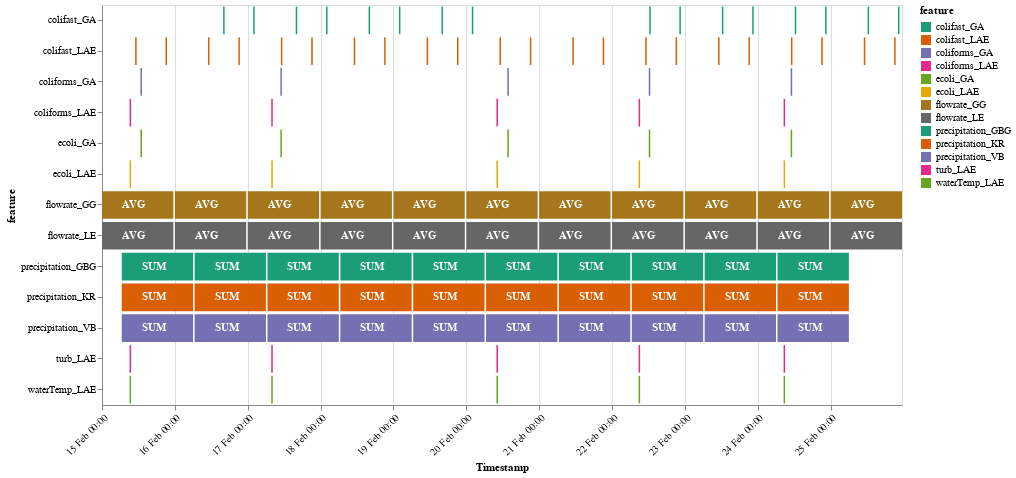

This figure's notebook cell:
### Code cell
alt.data_transformers.disable_max_rows()

alt.layer(bars, text)

### Figure 1 — Vega-Lite specification as saved in the notebook (floating-point values rounded to 4 significant figures)
{"config": {"view": {"continuousWidth": 400, "continuousHeight": 300}}, "layer": [{"mark": "bar", "encoding": {"color": {"field": "feature", "scale": {"scheme": "dark2"}, "type": "nominal"}, "x": {"axis": {"format": "%_d %b %H:%M", "labelAngle": -45, "tickCount": 11, "title": "Timestamp", "values": ["2012-02-15T00:00:00", "2012-02-16T00:00:00", "2012-02-17T00:00:00", "2012-02-18T00:00:00", "2012-02-19T00:00:00", "2012-02-20T00:00:00", "2012-02-21T00:00:00", "2012-02-22T00:00:00", "2012-02-23T00:00:00", "2012-02-24T00:00:00", "2012-02-25T00:00:00"]}, "field": "from", "type": "temporal"}, "x2": {"field": "to"}, "y": {"field": "feature", "type": "nominal"}}, "height": 400, "width": 800}, {"mark": {"type": "text", "align": "left", "baseline": "middle", "color": "white", "dx": 20, "fontWeight": "bold"}, "encoding": {"text": {"field": "type", "type": "nominal"}, "x": {"field": "from", "type": "temporal"}, "y": {"field": "feature", "type": "nominal"}}}], "data": {"name": "data-cbf1692fca18db1f6cefb5cac69efc98"}, "$schema": "https://vega.github.io/schema/vega-lite/v4.17.0.json", "datasets": {"data-cbf1692fca18db1f6cefb5cac69efc98": [{"from": "2012-02-16T15:54:00", "to": "2012-02-16T16:24:00", "feature": "colifast_GA", "type": ""}, {"from": "2012-02-17T01:48:00", "to": "2012-02-17T02:18:00", "feature": "colifast_GA", "type": ""}, {"from": "2012-02-17T15:48:00", "to": "2012-02-17T16:18:00", "feature": "colifast_GA", "type": ""}, {"from": "2012-02-18T01:48:00", "to": "2012-02-18T02:18:00", "feature": "colifast_GA", "type": ""}, {"from": "2012-02-18T15:48:00", "to": "2012-02-18T16:18:00", "feature": "colifast_GA", "type": ""}, {"from": "2012-02-19T01:48:00", "to": "2012-02-19T02:18:00", "feature": "colifast_GA", "type": ""}, {"from": "2012-02-19T15:48:00", "to": "2012-02-19T16:18:00", "feature": "colifast_GA", "type": ""}, {"from": "2012-02-20T01:48:00", "to": "2012-02-20T02:18:00", "feature": "colifast_GA", "type": ""}, {"from": "2012-02-22T12:16:00", "to": "2012-02-22T12:46:00", "feature": "colifast_GA", "type": ""}, {"from": "2012-02-22T22:10:00", "to": "2012-02-22T22:40:00", "feature": "colifast_GA", "type": ""}, {"from": "2012-02-23T12:10:00", "to": "2012-02-23T12:40:00", "feature": "colifast_GA", "type": ""}, {"from": "2012-02-23T22:10:00", "to": "2012-02-23T22:40:00", "feature": "colifast_GA", "type": ""}, {"from": "2012-02-24T12:10:00", "to": "2012-02-24T12:40:00", "feature": "colifast_GA", "type": ""}, {"from": "2012-02-24T22:10:00", "to": "2012-02-24T22:40:00", "feature": "colifast_GA", "type": ""}, {"from": "2012-02-25T12:10:00", "to": "2012-02-25T12:40:00", "feature": "colifast_GA", "type": ""}, {"from": "2012-02-25T22:10:00", "to": "2012-02-25T22:40:00", "feature": "colifast_GA", "type": ""}, {"from": "2012-02-15T10:55:00", "to": "2012-02-15T11:25:00", "feature": "colifast_LAE", "type": ""}, {"from": "2012-02-15T20:55:00", "to": "2012-02-15T21:25:00", "feature": "colifast_LAE", "type": ""}, {"from": "2012-02-16T10:55:00", "to": "2012-02-16T11:25:00", "feature": "colifast_LAE", "type": ""}, {"from": "2012-02-16T20:55:00", "to": "2012-02-16T21:25:00", "feature": "colifast_LAE", "type": ""}, {"from": "2012-02-17T10:55:00", "to": "2012-02-17T11:25:00", "feature": "colifast_LAE", "type": ""}, {"from": "2012-02-17T20:55:00", "to": "2012-02-17T21:25:00", "feature": "colifast_LAE", "type": ""}, {"from": "2012-02-18T10:55:00", "to": "2012-02-18T11:25:00", "feature": "colifast_LAE", "type": ""}, {"from": "2012-02-18T20:55:00", "to": "2012-02-18T21:25:00", "feature": "colifast_LAE", "type": ""}, {"from": "2012-02-19T10:55:00", "to": "2012-02-19T11:25:00", "feature": "colifast_LAE", "type": ""}, {"from": "2012-02-19T20:55:00", "to": "2012-02-19T21:25:00", "feature": "colifast_LAE", "type": ""}, {"from": "2012-02-20T10:55:00", "to": "2012-02-20T11:25:00", "feature": "colifast_LAE", "type": ""}, {"from": "2012-02-20T20:55:00", "to": "2012-02-20T21:25:00", "feature": "colifast_LAE", "type": ""}, {"from": "2012-02-21T10:55:00", "to": "2012-02-21T11:25:00", "feature": "colifast_LAE", "type": ""}, {"from": "2012-02-21T20:55:00", "to": "2012-02-21T21:25:00", "feature": "colifast_LAE", "type": ""}, {"from": "2012-02-22T10:55:00", "to": "2012-02-22T11:25:00", "feature": "colifast_LAE", "type": ""}, {"from": "2012-02-22T20:55:00", "to": "2012-02-22T21:25:00", "feature": "colifast_LAE", "type": ""}, {"from": "2012-02-23T10:55:00", "to": "2012-02-23T11:25:00", "feature": "colifast_LAE", "type": ""}, {"from": "2012-02-23T20:55:00", "to": "2012-02-23T21:25:00", "feature": "colifast_LAE", "type": ""}, {"from": "2012-02-24T10:55:00", "to": "2012-02-24T11:25:00", "feature": "colifast_LAE", "type": ""}, {"from": "2012-02-24T20:55:00", "to": "2012-02-24T21:25:00", "feature": "colifast_LAE", "type": ""}, {"from": "2012-02-25T10:55:00", "to": "2012-02-25T11:25:00", "feature": "colifast_LAE", "type": ""}, {"from": "2012-02-25T20:55:00", "to": "2012-02-25T21:25:00", "feature": "colifast_LAE", "type": ""}, {"from": "2012-02-15T12:40:00", "to": "2012-02-15T13:10:00", "feature": "coliforms_GA", "type": ""}, {"from": "2012-02-17T10:45:00", "to": "2012-02-17T11:15:00", "feature": "coliforms_GA", "type": ""}, {"from": "2012-02-20T13:30:00", "to": "2012-02-20T14:00:00", "feature": "coliforms_GA", "type": ""}, {"from": "2012-02-22T12:05:00", "to": "2012-02-22T12:35:00", "feature": "coliforms_GA", "type": ""}, {"from": "2012-02-24T10:50:00", "to": "2012-02-24T11:20:00", "feature": "coliforms_GA", "type": ""}, {"from": "2012-02-15T09:05:00", "to": "2012-02-15T09:35:00", "feature": "coliforms_LAE", "type": ""}, {"from": "2012-02-17T07:45:00", "to": "2012-02-17T08:15:00", "feature": "coliforms_LAE", "type": ""}, {"from": "2012-02-20T09:55:00", "to": "2012-02-20T10:25:00", "feature": "coliforms_LAE", "type": ""}, {"from": "2012-02-22T08:45:00", "to": "2012-02-22T09:15:00", "feature": "coliforms_LAE", "type": ""}, {"from": "2012-02-24T08:30:00", "to": "2012-02-24T09:00:00", "feature": "coliforms_LAE", "type": ""}, {"from": "2012-02-15T12:40:00", "to": "2012-02-15T13:10:00", "feature": "ecoli_GA", "type": ""}, {"from": "2012-02-17T10:45:00", "to": "2012-02-17T11:15:00", "feature": "ecoli_GA", "type": ""}, {"from": "2012-02-20T13:30:00", "to": "2012-02-20T14:00:00", "feature": "ecoli_GA", "type": ""}, {"from": "2012-02-22T12:05:00", "to": "2012-02-22T12:35:00", "feature": "ecoli_GA", "type": ""}, {"from": "2012-02-24T10:50:00", "to": "2012-02-24T11:20:00", "feature": "ecoli_GA", "type": ""}, {"from": "2012-02-15T09:05:00", "to": "2012-02-15T09:35:00", "feature": "ecoli_LAE", "type": ""}, {"from": "2012-02-17T07:45:00", "to": "2012-02-17T08:15:00", "feature": "ecoli_LAE", "type": ""}, {"from": "2012-02-20T09:55:00", "to": "2012-02-20T10:25:00", "feature": "ecoli_LAE", "type": ""}, {"from": "2012-02-22T08:45:00", "to": "2012-02-22T09:15:00", "feature": "ecoli_LAE", "type": ""}, {"from": "2012-02-24T08:30:00", "to": "2012-02-24T09:00:00", "feature": "ecoli_LAE", "type": ""}, {"from": "2012-02-15T00:00:00", "to": "2012-02-15T23:30:00", "feature": "flowrate_GG", "type": "AVG"}, {"from": "2012-02-16T00:00:00", "to": "2012-02-16T23:30:00", "feature": "flowrate_GG", "type": "AVG"}, {"from": "2012-02-17T00:00:00", "to": "2012-02-17T23:30:00", "feature": "flowrate_GG", "type": "AVG"}, {"from": "2012-02-18T00:00:00", "to": "2012-02-18T23:30:00", "feature": "flowrate_GG", "type": "AVG"}, {"from": "2012-02-19T00:00:00", "to": "2012-02-19T23:30:00", "feature": "flowrate_GG", "type": "AVG"}, {"from": "2012-02-20T00:00:00", "to": "2012-02-20T23:30:00", "feature": "flowrate_GG", "type": "AVG"}, {"from": "2012-02-21T00:00:00", "to": "2012-02-21T23:30:00", "feature": "flowrate_GG", "type": "AVG"}, {"from": "2012-02-22T00:00:00", "to": "2012-02-22T23:30:00", "feature": "flowrate_GG", "type": "AVG"}, {"from": "2012-02-23T00:00:00", "to": "2012-02-23T23:30:00", "feature": "flowrate_GG", "type": "AVG"}, {"from": "2012-02-24T00:00:00", "to": "2012-02-24T23:30:00", "feature": "flowrate_GG", "type": "AVG"}, {"from": "2012-02-25T00:00:00", "to": "2012-02-25T23:30:00", "feature": "flowrate_GG", "type": "AVG"}, {"from": "2012-02-15T00:00:00", "to": "2012-02-15T23:30:00", "feature": "flowrate_LE", "type": "AVG"}, {"from": "2012-02-16T00:00:00", "to": "2012-02-16T23:30:00", "feature": "flowrate_LE", "type": "AVG"}, {"from": "2012-02-17T00:00:00", "to": "2012-02-17T23:30:00", "feature": "flowrate_LE", "type": "AVG"}, {"from": "2012-02-18T00:00:00", "to": "2012-02-18T23:30:00", "feature": "flowrate_LE", "type": "AVG"}, {"from": "2012-02-19T00:00:00", "to": "2012-02-19T23:30:00", "feature": "flowrate_LE", "type": "AVG"}, {"from": "2012-02-20T00:00:00", "to": "2012-02-20T23:30:00", "feature": "flowrate_LE", "type": "AVG"}, {"from": "2012-02-21T00:00:00", "to": "2012-02-21T23:30:00", "feature": "flowrate_LE", "type": "AVG"}, {"from": "2012-02-22T00:00:00", "to": "2012-02-22T23:30:00", "feature": "flowrate_LE", "type": "AVG"}, {"from": "2012-02-23T00:00:00", "to": "2012-02-23T23:30:00", "feature": "flowrate_LE", "type": "AVG"}, {"from": "2012-02-24T00:00:00", "to": "2012-02-24T23:30:00", "feature": "flowrate_LE", "type": "AVG"}, {"from": "2012-02-25T00:00:00", "to": "2012-02-25T23:30:00", "feature": "flowrate_LE", "type": "AVG"}, {"from": "2012-02-15T06:30:00", "to": "2012-02-16T06:00:00", "feature": "precipitation_GBG", "type": "SUM"}, {"from": "2012-02-16T06:30:00", "to": "2012-02-17T06:00:00", "feature": "precipitation_GBG", "type": "SUM"}, {"from": "2012-02-17T06:30:00", "to": "2012-02-18T06:00:00", "feature": "precipitation_GBG", "type": "SUM"}, {"from": "2012-02-18T06:30:00", "to": "2012-02-19T06:00:00", "feature": "precipitation_GBG", "type": "SUM"}, {"from": "2012-02-19T06:30:00", "to": "2012-02-20T06:00:00", "feature": "precipitation_GBG", "type": "SUM"}, {"from": "2012-02-20T06:30:00", "to": "2012-02-21T06:00:00", "feature": "precipitation_GBG", "type": "SUM"}, {"from": "2012-02-21T06:30:00", "to": "2012-02-22T06:00:00", "feature": "precipitation_GBG", "type": "SUM"}, {"from": "2012-02-22T06:30:00", "to": "2012-02-23T06:00:00", "feature": "precipitation_GBG", "type": "SUM"}, {"from": "2012-02-23T06:30:00", "to": "2012-02-24T06:00:00", "feature": "precipitation_GBG", "type": "SUM"}, {"from": "2012-02-24T06:30:00", "to": "2012-02-25T06:00:00", "feature": "precipitation_GBG", "type": "SUM"}, {"from": "2012-02-15T06:30:00", "to": "2012-02-16T06:00:00", "feature": "precipitation_KR", "type": "SUM"}, {"from": "2012-02-16T06:30:00", "to": "2012-02-17T06:00:00", "feature": "precipitation_KR", "type": "SUM"}, {"from": "2012-02-17T06:30:00", "to": "2012-02-18T06:00:00", "feature": "precipitation_KR", "type": "SUM"}, {"from": "2012-02-18T06:30:00", "to": "2012-02-19T06:00:00", "feature": "precipitation_KR", "type": "SUM"}, {"from": "2012-02-19T06:30:00", "to": "2012-02-20T06:00:00", "feature": "precipitation_KR", "type": "SUM"}, {"from": "2012-02-20T06:30:00", "to": "2012-02-21T06:00:00", "feature": "precipitation_KR", "type": "SUM"}, {"from": "2012-02-21T06:30:00", "to": "2012-02-22T06:00:00", "feature": "precipitation_KR", "type": "SUM"}, {"from": "2012-02-22T06:30:00", "to": "2012-02-23T06:00:00", "feature": "precipitation_KR", "type": "SUM"}, {"from": "2012-02-23T06:30:00", "to": "2012-02-24T06:00:00", "feature": "precipitation_KR", "type": "SUM"}, {"from": "2012-02-24T06:30:00", "to": "2012-02-25T06:00:00", "feature": "precipitation_KR", "type": "SUM"}, {"from": "2012-02-15T06:30:00", "to": "2012-02-16T06:00:00", "feature": "precipitation_VB", "type": "SUM"}, {"from": "2012-02-16T06:30:00", "to": "2012-02-17T06:00:00", "feature": "precipitation_VB", "type": "SUM"}, {"from": "2012-02-17T06:30:00", "to": "2012-02-18T06:00:00", "feature": "precipitation_VB", "type": "SUM"}, {"from": "2012-02-18T06:30:00", "to": "2012-02-19T06:00:00", "feature": "precipitation_VB", "type": "SUM"}, {"from": "2012-02-19T06:30:00", "to": "2012-02-20T06:00:00", "feature": "precipitation_VB", "type": "SUM"}, {"from": "2012-02-20T06:30:00", "to": "2012-02-21T06:00:00", "feature": "precipitation_VB", "type": "SUM"}, {"from": "2012-02-21T06:30:00", "to": "2012-02-22T06:00:00", "feature": "precipitation_VB", "type": "SUM"}, {"from": "2012-02-22T06:30:00", "to": "2012-02-23T06:00:00", "feature": "precipitation_VB", "type": "SUM"}, {"from": "2012-02-23T06:30:00", "to": "2012-02-24T06:00:00", "feature": "precipitation_VB", "type": "SUM"}, {"from": "2012-02-24T06:30:00", "to": "2012-02-25T06:00:00", "feature": "precipitation_VB", "type": "SUM"}, {"from": "2012-02-15T09:05:00", "to": "2012-02-15T09:35:00", "feature": "turb_LAE", "type": ""}, {"from": "2012-02-17T07:45:00", "to": "2012-02-17T08:15:00", "feature": "turb_LAE", "type": ""}, {"from": "2012-02-20T09:55:00", "to": "2012-02-20T10:25:00", "feature": "turb_LAE", "type": ""}, {"from": "2012-02-22T08:45:00", "to": "2012-02-22T09:15:00", "feature": "turb_LAE", "type": ""}, {"from": "2012-02-24T08:30:00", "to": "2012-02-24T09:00:00", "feature": "turb_LAE", "type": ""}, {"from": "2012-02-15T09:05:00", "to": "2012-02-15T09:35:00", "feature": "waterTemp_LAE", "type": ""}, {"from": "2012-02-17T07:45:00", "to": "2012-02-17T08:15:00", "feature": "waterTemp_LAE", "type": ""}, {"from": "2012-02-20T09:55:00", "to": "2012-02-20T10:25:00", "feature": "waterTemp_LAE", "type": ""}, {"from": "2012-02-22T08:45:00", "to": "2012-02-22T09:15:00", "feature": "waterTemp_LAE", "type": ""}, {"from": "2012-02-24T08:30:00", "to": "2012-02-24T09:00:00", "feature": "waterTemp_LAE", "type": ""}]}}
